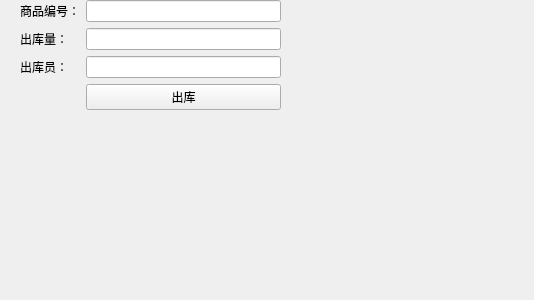
<?xml version="1.0" encoding="UTF-8"?>
<ui version="4.0">
 <class>Form</class>
 <widget class="QWidget" name="Form">
  <property name="geometry">
   <rect>
    <x>0</x>
    <y>0</y>
    <width>534</width>
    <height>300</height>
   </rect>
  </property>
  <property name="windowTitle">
   <string>Form</string>
  </property>
  <widget class="QWidget" name="formLayoutWidget">
   <property name="geometry">
    <rect>
     <x>20</x>
     <y>0</y>
     <width>261</width>
     <height>291</height>
    </rect>
   </property>
   <layout class="QFormLayout" name="formLayout">
    <item row="0" column="0">
     <widget class="QLabel" name="label">
      <property name="text">
       <string>商品编号：</string>
      </property>
     </widget>
    </item>
    <item row="1" column="0">
     <widget class="QLabel" name="label_2">
      <property name="text">
       <string>出库量：</string>
      </property>
     </widget>
    </item>
    <item row="2" column="0">
     <widget class="QLabel" name="label_3">
      <property name="text">
       <string>出库员：</string>
      </property>
     </widget>
    </item>
    <item row="0" column="1">
     <widget class="QLineEdit" name="lineEdit"/>
    </item>
    <item row="1" column="1">
     <widget class="QLineEdit" name="lineEdit_2"/>
    </item>
    <item row="2" column="1">
     <widget class="QLineEdit" name="lineEdit_3"/>
    </item>
    <item row="3" column="1">
     <widget class="QPushButton" name="chuku">
      <property name="text">
       <string>出库</string>
      </property>
     </widget>
    </item>
   </layout>
  </widget>
 </widget>
 <resources/>
 <connections/>
</ui>
